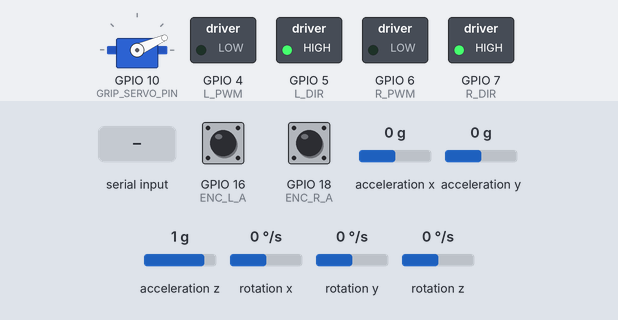
A sketch run on a simulated ESP32-S3. On the bench: servo, switched loads named in the sketch (green lamp = pin HIGH). The test bench sets the inputs (shaded band); at power-on: GPIO 16 (ENC_L_A) HIGH, GPIO 18 (ENC_R_A) HIGH, acceleration x 0 g, acceleration y 0 g, acceleration z 1 g, rotation x 0 °/s, rotation y 0 °/s, rotation z 0 °/s. Servo pulses on a pin are drawn as a servo (544–2400 µs = 0–180°); what the sketch prints to the serial monitor is not drawn.

Above: at 1.7 s.
1.8 s: "V,90,45\n" received over Serial
At 2.05 s:
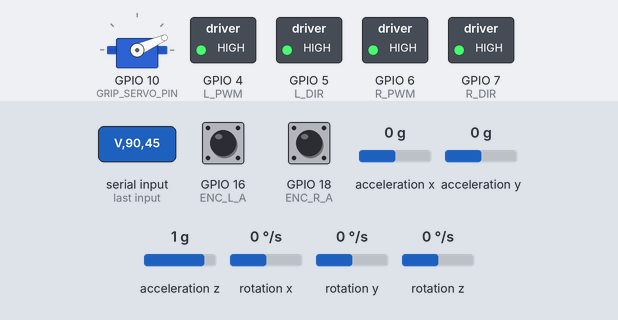
3.8 s: "V,45\n" received over Serial
At 4.2 s:
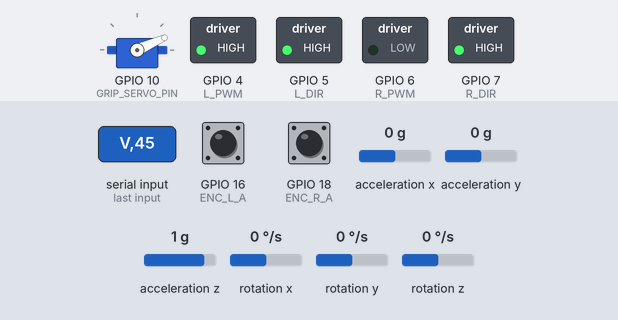
Timing chart, 0 to 6.8 s (numbered marks = the images above; inputs shaded):
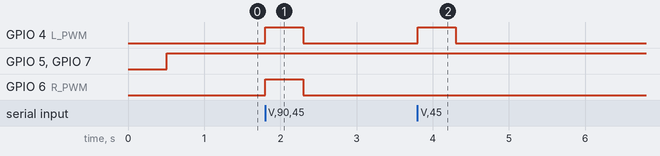

Measured:
- after the input at 1.8 s, GPIO 4 (L_PWM), GPIO 6 (R_PWM): LOW → HIGH at once, → LOW 0.50 s later
- after the input at 3.8 s, GPIO 4 (L_PWM): LOW → HIGH at once, → LOW 0.50 s later

The sketch:

main_n_servo.ino
```cpp
#include <Arduino.h>
#include <Wire.h>
#include "I2Cdev.h"
#include "MPU6050_6Axis_MotionApps20.h"

// =====================
// CONFIG
// =====================

#define BAUD_RATE        115200
#define LOOP_TIME_MS     10
#define MAX_WHEEL_RAD_S  18.0f
#define SERIAL_TIMEOUT   500

// =====================
// PIN DEFINITIONS
// =====================

// I2C
#define I2C_SDA 8
#define I2C_SCL 9

// Motors
#define L_PWM 4
#define L_DIR 5
#define R_PWM 6
#define R_DIR 7

// Encoders
#define ENC_L_A 16
#define ENC_L_B 17
#define ENC_R_A 18
#define ENC_R_B 13

// =====================
// GRIPPER SERVO
// =====================

#define GRIP_SERVO_PIN       10
#define GRIP_SERVO_CHANNEL   3
#define GRIP_SERVO_FREQ      50
#define GRIP_SERVO_RES       16

#define SERVO_MIN_US   500
#define SERVO_MAX_US   2500
#define SERVO_MAX_DEG  270

#define GRIP_OPEN_ANGLE   40
#define GRIP_CLOSE_ANGLE  180

uint32_t gripMaxDuty;

// =====================
// GLOBALS
// =====================

MPU6050 mpu;

volatile long left_count = 0;
volatile long right_count = 0;

unsigned long lastLoop = 0;
unsigned long lastCommandTime = 0;

bool dmpReady = false;
uint16_t packetSize;
uint16_t fifoCount;
uint8_t fifoBuffer[64];

Quaternion q;
VectorFloat gravity;
float ypr[3];

float yaw_offset = 0;
bool yaw_initialized = false;

#define SERIAL_BUFFER 64
char inputBuffer[SERIAL_BUFFER];
uint8_t inputIndex = 0;

#define PWM_FREQ 20000
#define PWM_RES  8

// =====================
// MOTOR CONTROL
// =====================

void setMotor(int dirPin, int pwmPin, int speed)
{
  speed = constrain(speed, -255, 255);

  if (speed >= 0) {
    digitalWrite(dirPin, HIGH);
    ledcWrite(pwmPin, speed);
  } else {
    digitalWrite(dirPin, LOW);
    ledcWrite(pwmPin, -speed);
  }
}

// =====================
// GRIPPER CONTROL
// =====================

void setGripperAngle(float angle)
{
  if (angle < 0) angle = 0;
  if (angle > SERVO_MAX_DEG) angle = SERVO_MAX_DEG;

  float pulseWidth = SERVO_MIN_US +
                     (angle / SERVO_MAX_DEG) *
                     (SERVO_MAX_US - SERVO_MIN_US);

  float period_us = 1000000.0 / GRIP_SERVO_FREQ;

  uint32_t duty = (pulseWidth / period_us) * gripMaxDuty;

  ledcWrite(GRIP_SERVO_CHANNEL, duty);
}

void openGripper()
{
  setGripperAngle(GRIP_OPEN_ANGLE);
}

void closeGripper()
{
  setGripperAngle(GRIP_CLOSE_ANGLE);
}

// =====================
// ENCODER ISR
// =====================

void IRAM_ATTR leftISR() {
  if (digitalRead(ENC_L_B))
    left_count++;
  else
    left_count--;
}

void IRAM_ATTR rightISR() {
  if (digitalRead(ENC_R_B))
    right_count++;
  else
    right_count--;
}

// =====================
// SERIAL COMMAND
// =====================

void processCommand(char* cmd)
{
  // Velocity command
  if (cmd[0] == 'V' && cmd[1] == ',') {

    float wl = 0.0f, wr = 0.0f;
    sscanf(cmd, "V,%f,%f", &wl, &wr);

    float norm_l = wl / MAX_WHEEL_RAD_S;
    float norm_r = wr / MAX_WHEEL_RAD_S;

    norm_l = constrain(norm_l, -1.0f, 1.0f);
    norm_r = constrain(norm_r, -1.0f, 1.0f);

    int pwm_l = (int)(norm_l * 255.0f);
    int pwm_r = (int)(norm_r * 255.0f);

    setMotor(L_DIR, L_PWM, pwm_l);
    setMotor(R_DIR, R_PWM, pwm_r);

    lastCommandTime = millis();
  }

  // Gripper command
  if (cmd[0] == 'G' && cmd[1] == ',') {

    if (cmd[2] == 'O') {
      openGripper();
    }
    else if (cmd[2] == 'C') {
      closeGripper();
    }
  }
}

void readSerialNonBlocking()
{
  while (Serial.available()) {

    char c = Serial.read();

    if (c == '\n') {
      inputBuffer[inputIndex] = '\0';
      processCommand(inputBuffer);
      inputIndex = 0;
    }
    else if (inputIndex < SERIAL_BUFFER - 1) {
      inputBuffer[inputIndex++] = c;
    }
  }
}

// =====================
// SETUP
// =====================

void setup()
{
  Serial.begin(BAUD_RATE);

  // I2C
  Wire.begin(I2C_SDA, I2C_SCL);
  mpu.initialize();

  if (mpu.dmpInitialize() == 0) {
    mpu.setDMPEnabled(true);
    packetSize = mpu.dmpGetFIFOPacketSize();
    dmpReady = true;
  }

  // Motors
  pinMode(L_DIR, OUTPUT);
  pinMode(R_DIR, OUTPUT);

  ledcAttach(L_PWM, PWM_FREQ, PWM_RES);
  ledcAttach(R_PWM, PWM_FREQ, PWM_RES);

  // Encoders
  pinMode(ENC_L_A, INPUT_PULLUP);
  pinMode(ENC_L_B, INPUT_PULLUP);
  pinMode(ENC_R_A, INPUT_PULLUP);
  pinMode(ENC_R_B, INPUT_PULLUP);

  attachInterrupt(digitalPinToInterrupt(ENC_L_A), leftISR, RISING);
  attachInterrupt(digitalPinToInterrupt(ENC_R_A), rightISR, RISING);

  // Gripper servo setup
  ledcSetup(GRIP_SERVO_CHANNEL, GRIP_SERVO_FREQ, GRIP_SERVO_RES);
  ledcAttachPin(GRIP_SERVO_PIN, GRIP_SERVO_CHANNEL);

  gripMaxDuty = (1 << GRIP_SERVO_RES) - 1;

  openGripper();

  Serial.println("ESP32 READY");
}

// =====================
// LOOP
// =====================

void loop()
{
  readSerialNonBlocking();

  // Safety stop
  if (millis() - lastCommandTime > SERIAL_TIMEOUT) {
    setMotor(L_DIR, L_PWM, 0);
    setMotor(R_DIR, R_PWM, 0);
  }

  if (millis() - lastLoop >= LOOP_TIME_MS) {

    long l, r;
    noInterrupts();
    l = left_count;
    r = right_count;
    interrupts();

    float yaw = 0.0f;

    if (dmpReady) {

      fifoCount = mpu.getFIFOCount();

      if (fifoCount == 1024) {
        mpu.resetFIFO();
      }
      else if (fifoCount >= packetSize) {

        while (fifoCount >= packetSize) {
          mpu.getFIFOBytes(fifoBuffer, packetSize);
          fifoCount -= packetSize;
        }

        mpu.dmpGetQuaternion(&q, fifoBuffer);
        mpu.dmpGetGravity(&gravity, &q);
        mpu.dmpGetYawPitchRoll(ypr, &q, &gravity);

        yaw = ypr[0] * 180.0f / M_PI;

        if (!yaw_initialized) {
          yaw_offset = yaw;
          yaw_initialized = true;
        }

        yaw -= yaw_offset;

        if (yaw > 180) yaw -= 360;
        if (yaw < -180) yaw += 360;
      }
    }

    Serial.print("D,");
    Serial.print(l);
    Serial.print(",");
    Serial.print(r);
    Serial.print(",");
    Serial.println(yaw, 2);

    lastLoop = millis();
  }
}
```
